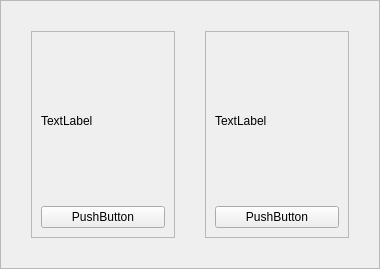
<?xml version="1.0" encoding="UTF-8"?>
<ui version="4.0">
 <class>Form</class>
 <widget class="QWidget" name="Form">
  <property name="geometry">
   <rect>
    <x>0</x>
    <y>0</y>
    <width>380</width>
    <height>269</height>
   </rect>
  </property>
  <property name="windowTitle">
   <string>Form</string>
  </property>
  <layout class="QHBoxLayout" name="horizontalLayout">
   <property name="spacing">
    <number>0</number>
   </property>
   <property name="leftMargin">
    <number>0</number>
   </property>
   <property name="topMargin">
    <number>0</number>
   </property>
   <property name="rightMargin">
    <number>0</number>
   </property>
   <property name="bottomMargin">
    <number>0</number>
   </property>
   <item>
    <widget class="QFrame" name="frame">
     <property name="frameShape">
      <enum>QFrame::StyledPanel</enum>
     </property>
     <property name="frameShadow">
      <enum>QFrame::Raised</enum>
     </property>
     <layout class="QHBoxLayout" name="horizontalLayout_2">
      <property name="spacing">
       <number>30</number>
      </property>
      <property name="leftMargin">
       <number>30</number>
      </property>
      <property name="topMargin">
       <number>30</number>
      </property>
      <property name="rightMargin">
       <number>30</number>
      </property>
      <property name="bottomMargin">
       <number>30</number>
      </property>
      <item>
       <widget class="QFrame" name="frame_2">
        <property name="frameShape">
         <enum>QFrame::StyledPanel</enum>
        </property>
        <property name="frameShadow">
         <enum>QFrame::Raised</enum>
        </property>
        <layout class="QVBoxLayout" name="verticalLayout">
         <item>
          <widget class="QLabel" name="label">
           <property name="text">
            <string>TextLabel</string>
           </property>
          </widget>
         </item>
         <item>
          <widget class="QPushButton" name="pushButton">
           <property name="text">
            <string>PushButton</string>
           </property>
          </widget>
         </item>
        </layout>
       </widget>
      </item>
      <item>
       <widget class="QFrame" name="frame_3">
        <property name="frameShape">
         <enum>QFrame::StyledPanel</enum>
        </property>
        <property name="frameShadow">
         <enum>QFrame::Raised</enum>
        </property>
        <layout class="QVBoxLayout" name="verticalLayout_2">
         <item>
          <widget class="QLabel" name="label_2">
           <property name="text">
            <string>TextLabel</string>
           </property>
          </widget>
         </item>
         <item>
          <widget class="QPushButton" name="pushButton_2">
           <property name="text">
            <string>PushButton</string>
           </property>
          </widget>
         </item>
        </layout>
       </widget>
      </item>
     </layout>
    </widget>
   </item>
  </layout>
 </widget>
 <resources/>
 <connections/>
</ui>
